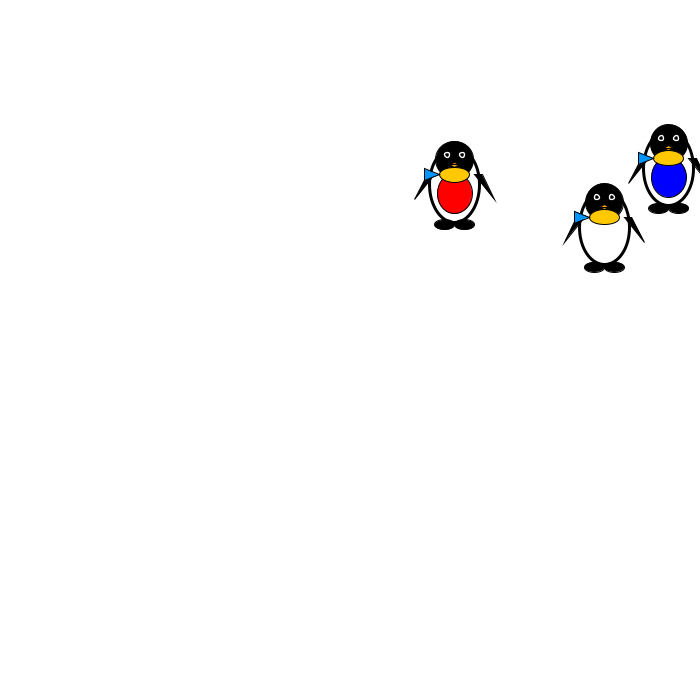
Frame 1 (no input)
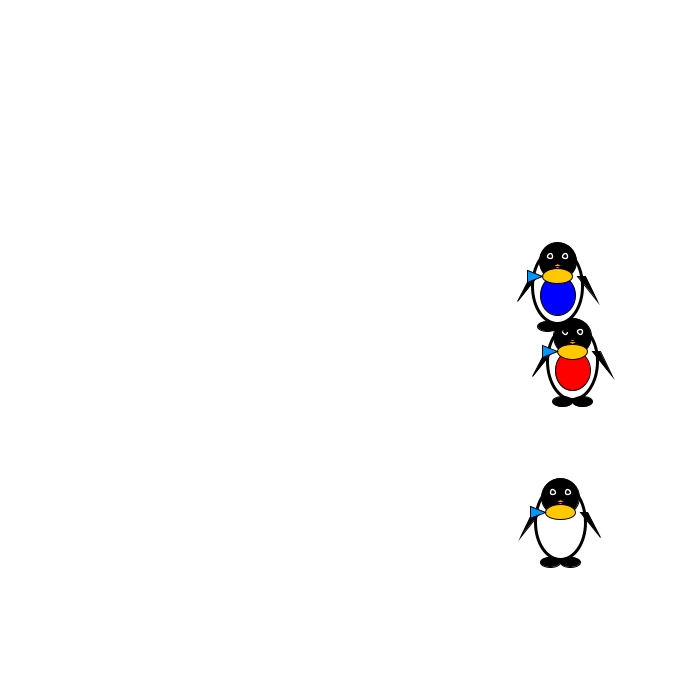
Frame 60 (the mouse pressed at the canvas centre just before this capture)
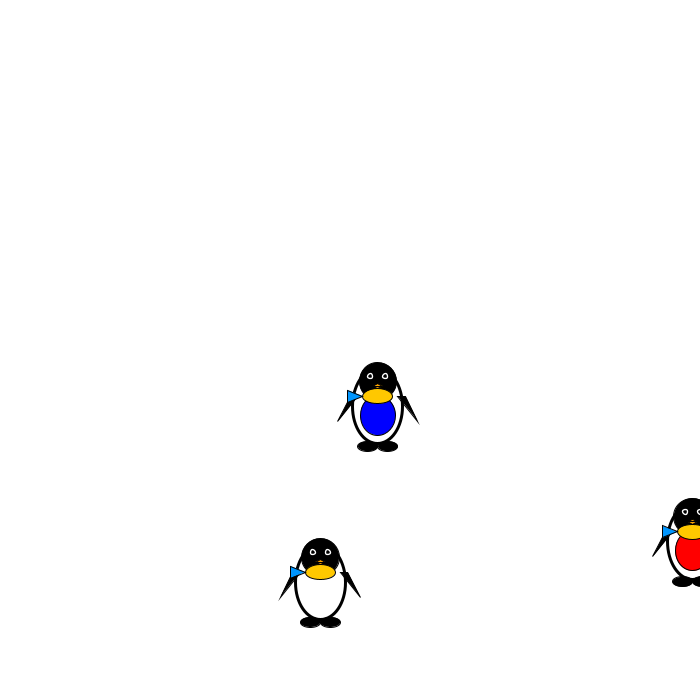
Frame 120 (the mouse held since frame 60 and released just before this capture)

The Processing sketch that drew these frames (run headless with seeded random() and noise(); from frame 60 on, the mouse is pressed at the canvas centre):

// Processing sketch: hw8
// ── hw8.pde
penguin[] pg;

void setup() {
  size(700, 700);
  // 초기 변수
  pg = new penguin[3];
  pg[0] = new redpenguin(2, 3);
  pg[1] = new bluepenguin(3, 2);
  pg[2] = new penguin(4, 5); // 일반 펭귄
}

void draw() {
  background(255);
  for (int i = 0; i < 3; i++) {
    for (int j = i + 1; j < 3; j++) {
        pg[i].collide(pg[j]);
    }
    pg[i].move();
    pg[i].show();
    pg[i].showFish(); // 생선 그리기
  }
}

class penguin {
  float x, y, d, vx, vy;
  fish myFish; // 생선 객체

  penguin(float ax, float ay) {
    x = random(700);
    y = random(700);
    d = 50;
    vx = ax;
    vy = ay;
    myFish = new fish(x, y - d * 0.75); // 펭귄 머리 위에 생선 위치 설정
  }
  
  void collide(penguin b) {
    float dd, nn;
    dd = sqrt((x-b.x)*(x-b.x) + (y-b.y)*(y-b.y));
    if(dd < (d+b.d)/1.5){
      nn=vx;
      vx=b.vx;
      b.vx=nn;
      nn=vy;
      vy=b.vy;
      b.vy=nn;
    }
  } 
  
  void show() {
    // 기본 펭귄 몸통
    stroke(0);
    strokeWeight(d * 0.06);
    fill(255); // 흰색
    ellipse(x, y, d, d * 1.5); // 몸통
    strokeWeight(1);
    
    // 펭귄 머리
    fill(0); // 검은색
    ellipse(x, y - d * 0.5, d * 0.75, d * 0.75); // 머리
    
    // 눈
    stroke(255);
    strokeWeight(d * 0.0275);
    fill(0); // 검은색
    ellipse(x - d * 0.15, y - d * 0.6, d * 0.1, d * 0.1); // 왼쪽 눈
    ellipse(x + d * 0.15, y - d * 0.6, d * 0.1, d * 0.1); // 오른쪽 눈
    strokeWeight(1);
    
    // 부리
    fill(255, 165, 0); // 주황색
    stroke(0);
    beginShape();
    vertex(x - d * 0.1, y - d * 0.4);
    vertex(x, y - d * 0.35);
    vertex(x + d * 0.1, y - d * 0.4); 
    vertex(x, y - d * 0.45); 
    vertex(x - d * 0.1, y - d * 0.4);
    vertex(x + d * 0.1, y - d * 0.4); 
    endShape(CLOSE);
    
    // 팔
    fill(0); // 검은색
    beginShape();
    vertex(x - d * 0.4, y - d * 0.2);
    vertex(x - d * 0.8, y + d * 0.3);
    vertex(x - d * 0.55, y - d * 0.2);
    endShape(CLOSE);
    
    beginShape();
    vertex(x + d * 0.4, y - d * 0.2);
    vertex(x + d * 0.8, y + d * 0.3);
    vertex(x + d * 0.55, y - d * 0.2);
    endShape(CLOSE);
    
    // 발
    fill(0); // 검은색
    ellipse(x - d * 0.2, y + d * 0.8, d * 0.4, d * 0.2);
    ellipse(x + d * 0.2, y + d * 0.8, d * 0.4, d * 0.2);
  }
  
  void move() {
    x += vx;
    y += vy;

    // 경계 처리
    if (x > width || x < 0) {
      vx = -vx;
    } 
    if (y > height || y < 0) {
      vy = -vy;
    }
    
    // 생선 위치 업데이트
    myFish.updatePosition(x, y - d * 0.2); // 펭귄 머리 위로 위치 조정
  }

  void showFish() {
    myFish.show(); // 생선 그리기
  }

  class fish {
    float x, y, size;

    fish(float x, float y) {
      this.x = x;
      this.y = y;
      this.size = 30; // 생선 크기
    }

    void show() {
      fill(255, 200, 0); // 생선 색상
      ellipse(x, y, size, size * 0.5); // 생선 몸통
      fill(0, 150, 255); // 생선 꼬리 색상
      triangle(x - size / 2, y, 
               x - size, y - size * 0.2, 
               x - size, y + size * 0.2); // 생선 꼬리
    }
    
    void updatePosition(float newX, float newY) {
      this.x = newX;
      this.y = newY; // 생선 위치 업데이트
    }
  }
}

class redpenguin extends penguin {
  redpenguin(float ax, float ay) {
    super(ax, ay);
  }
  
  void show() {
    // 붉은색 배를 가진 펭귄
    super.show(); // 기본 펭귄 모양 그리기
    fill(255, 0, 0); // 붉은색
    ellipse(x, y + 9, d * 0.7, d * 0.8); // 붉은색 배
  }
}

class bluepenguin extends penguin {
  bluepenguin(float ax, float ay) {
    super(ax, ay);
  }
  
  void show() {
    // 푸른색 배를 가진 펭귄
    super.show(); // 기본 펭귄 모양 그리기
    fill(0, 0, 255); // 푸른색
    ellipse(x, y + 9, d * 0.7, d * 0.8); // 푸른색 배
  }
}
